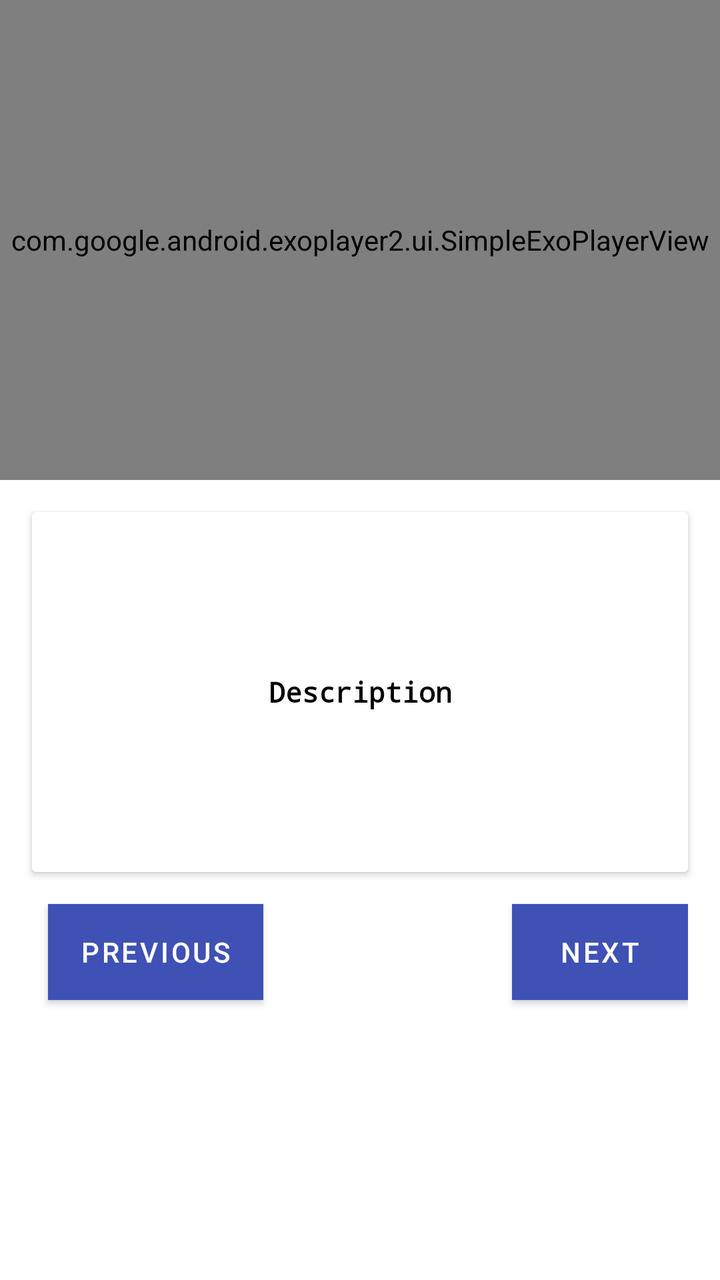
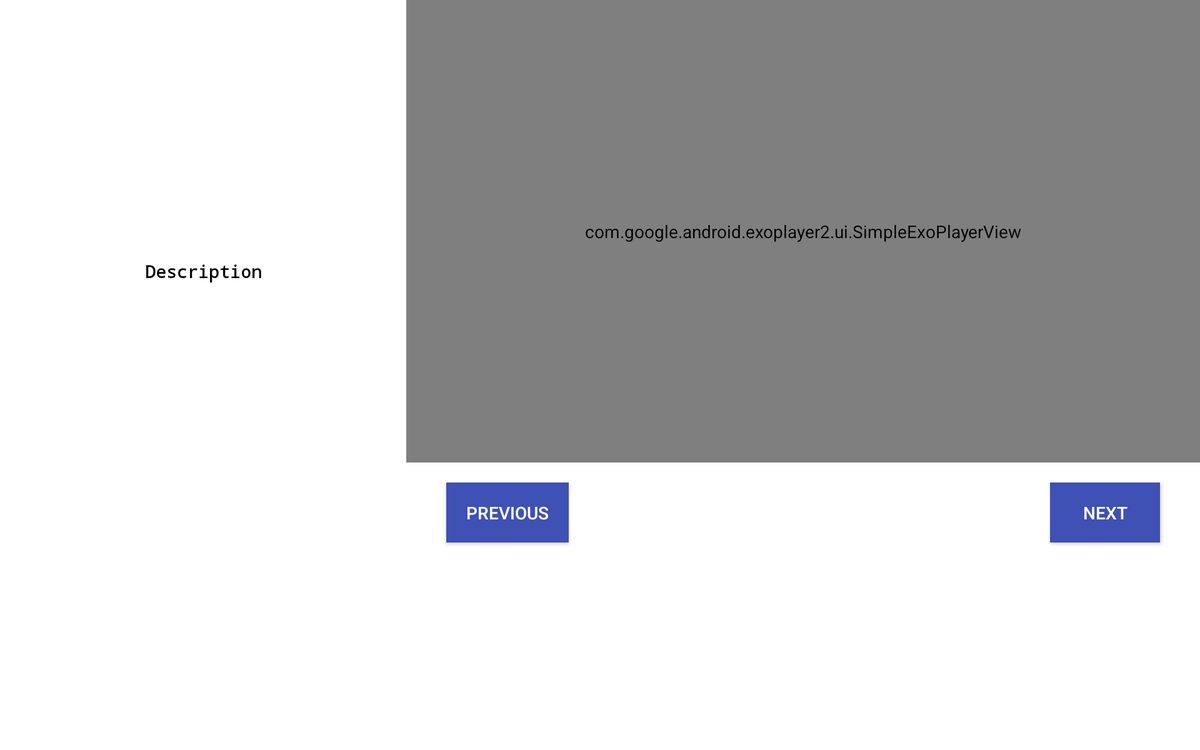

An Android layout and its configuration variant, each rendered on a device that would load it. The default file and the variant file are quoted in full after the pictures.
<!-- AndroidManifest.xml: application theme AppTheme -->
<!-- res/layout/fragment_step_detail.xml -->
<?xml version="1.0" encoding="utf-8"?>
<ScrollView
    xmlns:android="http://schemas.android.com/apk/res/android"
    xmlns:app="http://schemas.android.com/apk/res-auto"
    xmlns:tools="http://schemas.android.com/tools"
    android:layout_width="match_parent"
    android:layout_height="match_parent" >

    <LinearLayout
        android:layout_width="match_parent"
        android:layout_height="wrap_content"
        android:orientation="vertical"
        tools:context="com.franjo.android.bakingapp.ui.StepDetailFragment">


        <com.google.android.exoplayer2.ui.SimpleExoPlayerView
            android:id="@+id/mPlayerView"
            android:layout_width="match_parent"
            android:layout_height="240dp"
            app:layout_constraintEnd_toEndOf="parent"
            app:layout_constraintHorizontal_bias="0.0"
            app:layout_constraintStart_toStartOf="parent"
            app:layout_constraintTop_toTopOf="parent" >


        </com.google.android.exoplayer2.ui.SimpleExoPlayerView>


        <ImageView
            android:id="@+id/thumbImage"
            android:layout_width="50dp"
            android:layout_height="wrap_content"
            android:layout_gravity="top|start"
            android:baselineAlignBottom="false"
            android:contentDescription="@string/no_video_image"
            android:adjustViewBounds="true"
            tools:targetApi="lollipop" />

        <android.support.v7.widget.CardView
            android:id="@+id/cvStepsDescription"
            android:layout_width="match_parent"
            android:layout_height="180dp"
            android:layout_marginEnd="16dp"
            android:layout_marginStart="16dp"
            android:layout_marginTop="16dp"
            app:layout_constraintEnd_toEndOf="parent"
            app:layout_constraintStart_toStartOf="parent"
            app:layout_constraintTop_toBottomOf="@+id/mPlayerView" >

            <TextView
                android:id="@+id/tvDescription"
                android:layout_width="match_parent"
                android:layout_height="wrap_content"
                style="@style/text_description_step_detail"
                tools:text="Description" />

        </android.support.v7.widget.CardView>

        <android.support.constraint.ConstraintLayout
            android:layout_width="match_parent"
            android:layout_height="wrap_content"
            android:layout_marginEnd="16dp"
            android:layout_marginLeft="16dp"
            android:layout_marginRight="16dp"
            android:layout_marginStart="16dp"
            android:layout_marginTop="8dp">

            <Button
                android:id="@+id/btnPrevious"
                style="@style/button"
                android:contentDescription="@string/previousvideobutton"
                app:layout_constraintBottom_toBottomOf="parent"
                app:layout_constraintStart_toStartOf="parent"
                app:layout_constraintTop_toTopOf="parent"
                android:text="@string/previous"
                tools:ignore="RtlCompat" />

            <Button
                android:id="@+id/btnNext"
                style="@style/button"
                android:contentDescription="@string/nextvideobutton"
                app:layout_constraintBottom_toBottomOf="parent"
                app:layout_constraintEnd_toEndOf="parent"
                app:layout_constraintTop_toTopOf="parent"
                android:text="@string/next"/>

        </android.support.constraint.ConstraintLayout>

    </LinearLayout>

</ScrollView>
<!-- resources referenced by this layout -->
<resources>
  <string name="next">Next</string>
  <string name="nextvideobutton">Next Video Button</string>
  <string name="no_video_image">No video image</string>
  <string name="previous">Previous</string>
  <string name="previousvideobutton">Previous Video Button</string>
  <style name="button">
          <item name="android:layout_width">wrap_content</item>
          <item name="android:layout_height">wrap_content</item>
          <item name="android:layout_marginTop">8dp</item>
          <item name="android:layout_marginStart" tools:targetApi="jelly_bean_mr1">8dp</item>
          <item name="android:layout_marginBottom">8dp</item>
          <item name="android:background">@drawable/list_item_selector</item>
          <item name="android:focusable">true</item>
          <item name="android:textAlignment" tools:targetApi="jelly_bean_mr1">center</item>
          <item name="android:textColor">#FFFFFF</item>
      </style>
  <style name="text_description_step_detail">
          <item name="android:layout_margin">16dp</item>
          <item name="android:textAlignment" tools:targetApi="jelly_bean_mr1">center</item>
          <item name="android:layout_gravity">center</item>
          <item name="android:textColor">#000000</item>
          <item name="android:textSize">14sp</item>
          <item name="android:fontFamily">monospace</item>
          <item name="android:textStyle">bold</item>
      </style>
  <style name="AppTheme" parent="Theme.MaterialComponents.DayNight.NoActionBar">
          
          <item name="colorPrimary">@color/colorPrimary</item>
          <item name="colorPrimaryDark">@color/colorPrimaryDark</item>
          <item name="colorAccent">@color/colorAccent</item>
      </style>
  <!-- drawable list_item_selector (drawable) -->
  <?xml version="1.0" encoding="utf-8"?>
  <selector
      xmlns:android="http://schemas.android.com/apk/res/android">
  
      
      <item android:drawable="@color/colorPrimary" android:state_pressed="true" />
      <item android:drawable="@color/colorPrimary" android:state_activated="true" />
      <item android:drawable="@color/colorPrimary" android:state_selected="true" />
  
      
      
      <item android:drawable="@android:color/holo_blue_light" />
  
  </selector>
  <color name="colorPrimary">#3F51B5</color>
  <color name="colorPrimaryDark">#303F9F</color>
  <color name="colorAccent">#FF4081</color>
</resources>
<!-- res/layout-sw600dp-land/fragment_step_detail.xml (the repository's variant of the layout above) -->
<!-- drawn on a 7-inch tablet turned sideways -->
<?xml version="1.0" encoding="utf-8"?>
<android.support.constraint.ConstraintLayout xmlns:android="http://schemas.android.com/apk/res/android"
    xmlns:app="http://schemas.android.com/apk/res-auto"
    xmlns:tools="http://schemas.android.com/tools"
    android:layout_width="match_parent"
    android:layout_height="match_parent"
    tools:context="com.franjo.android.bakingapp.ui.StepDetailFragment">


    <com.google.android.exoplayer2.ui.SimpleExoPlayerView
        android:id="@+id/mPlayerView"
        android:layout_width="635dp"
        android:layout_height="370dp"
        android:layout_gravity="center_horizontal"
        app:layout_constraintEnd_toEndOf="parent"
        app:layout_constraintTop_toTopOf="parent">


    </com.google.android.exoplayer2.ui.SimpleExoPlayerView>


    <ImageView
        android:id="@+id/thumbImage"
        android:layout_width="wrap_content"
        android:layout_height="wrap_content"
        android:layout_gravity="top|start"
        android:adjustViewBounds="true"
        android:baselineAlignBottom="false"
        android:contentDescription="@string/no_video_image"
        android:elevation="1dp"
        tools:targetApi="lollipop" />

    <ScrollView
        android:layout_width="wrap_content"
        android:layout_height="wrap_content">

        <android.support.v7.widget.CardView
            android:id="@+id/cvStepsDescription"
            android:layout_width="match_parent"
            android:layout_height="wrap_content"
            android:layout_marginEnd="16dp"
            android:layout_marginStart="16dp"
            android:layout_marginTop="16dp"
            app:layout_constraintEnd_toEndOf="parent"
            app:layout_constraintStart_toStartOf="parent"
            app:layout_constraintTop_toBottomOf="@+id/mPlayerView" />

    </ScrollView>

    <Button
        android:id="@+id/btnPrevious"
        style="@style/Widget.AppCompat.Button"
        android:layout_width="wrap_content"
        android:layout_height="wrap_content"
        android:layout_marginStart="32dp"
        android:layout_marginTop="16dp"
        android:background="@drawable/list_item_selector"
        android:contentDescription="@string/previousvideobutton"
        android:focusable="true"
        android:text="@string/previous"
        android:textAlignment="center"
        app:layout_constraintStart_toStartOf="@+id/mPlayerView"
        app:layout_constraintTop_toBottomOf="@+id/mPlayerView"
        android:layout_marginLeft="32dp" />

    <TextView
        android:id="@+id/tvDescription"
        android:layout_width="0dp"
        android:layout_height="wrap_content"
        android:layout_gravity="center"
        android:layout_margin="16dp"
        android:layout_marginBottom="8dp"
        android:layout_marginEnd="8dp"
        android:layout_marginStart="8dp"
        android:layout_marginTop="8dp"
        android:fontFamily="monospace"
        android:textAlignment="center"
        android:textColor="#000000"
        android:textSize="14sp"
        android:textStyle="bold"
        app:layout_constraintBottom_toBottomOf="@+id/btnPrevious"
        app:layout_constraintEnd_toStartOf="@+id/mPlayerView"
        app:layout_constraintStart_toStartOf="parent"
        app:layout_constraintTop_toTopOf="parent"
        tools:text="Description">

    </TextView>

    <Button
        android:id="@+id/btnNext"
        style="@style/Widget.AppCompat.Button"
        android:layout_width="wrap_content"
        android:layout_height="wrap_content"
        android:layout_marginEnd="32dp"
        android:layout_marginTop="16dp"
        android:background="@drawable/list_item_selector"
        android:contentDescription="@string/nextvideobutton"
        android:focusable="true"
        android:text="@string/next"
        android:textAlignment="center"
        app:layout_constraintEnd_toEndOf="parent"
        app:layout_constraintTop_toBottomOf="@+id/mPlayerView"
        android:layout_marginRight="32dp" />


</android.support.constraint.ConstraintLayout>
<!-- resources referenced by the variant -->
<!-- as a 7-inch tablet turned sideways resolves them -->
<resources>
  <!-- drawable list_item_selector (drawable) -->
  <?xml version="1.0" encoding="utf-8"?>
  <selector
      xmlns:android="http://schemas.android.com/apk/res/android">
  
      
      <item android:drawable="@color/colorPrimary" android:state_pressed="true" />
      <item android:drawable="@color/colorPrimary" android:state_activated="true" />
      <item android:drawable="@color/colorPrimary" android:state_selected="true" />
  
      
      
      <item android:drawable="@android:color/holo_blue_light" />
  
  </selector>
  <string name="next">Next</string>
  <string name="nextvideobutton">Next Video Button</string>
  <string name="no_video_image">No video image</string>
  <string name="previous">Previous</string>
  <string name="previousvideobutton">Previous Video Button</string>
  <style name="AppTheme" parent="Theme.MaterialComponents.DayNight.NoActionBar">
          
          <item name="colorPrimary">@color/colorPrimary</item>
          <item name="colorPrimaryDark">@color/colorPrimaryDark</item>
          <item name="colorAccent">@color/colorAccent</item>
      </style>
  <color name="colorPrimary">#3F51B5</color>
  <color name="colorPrimaryDark">#303F9F</color>
  <color name="colorAccent">#FF4081</color>
</resources>
